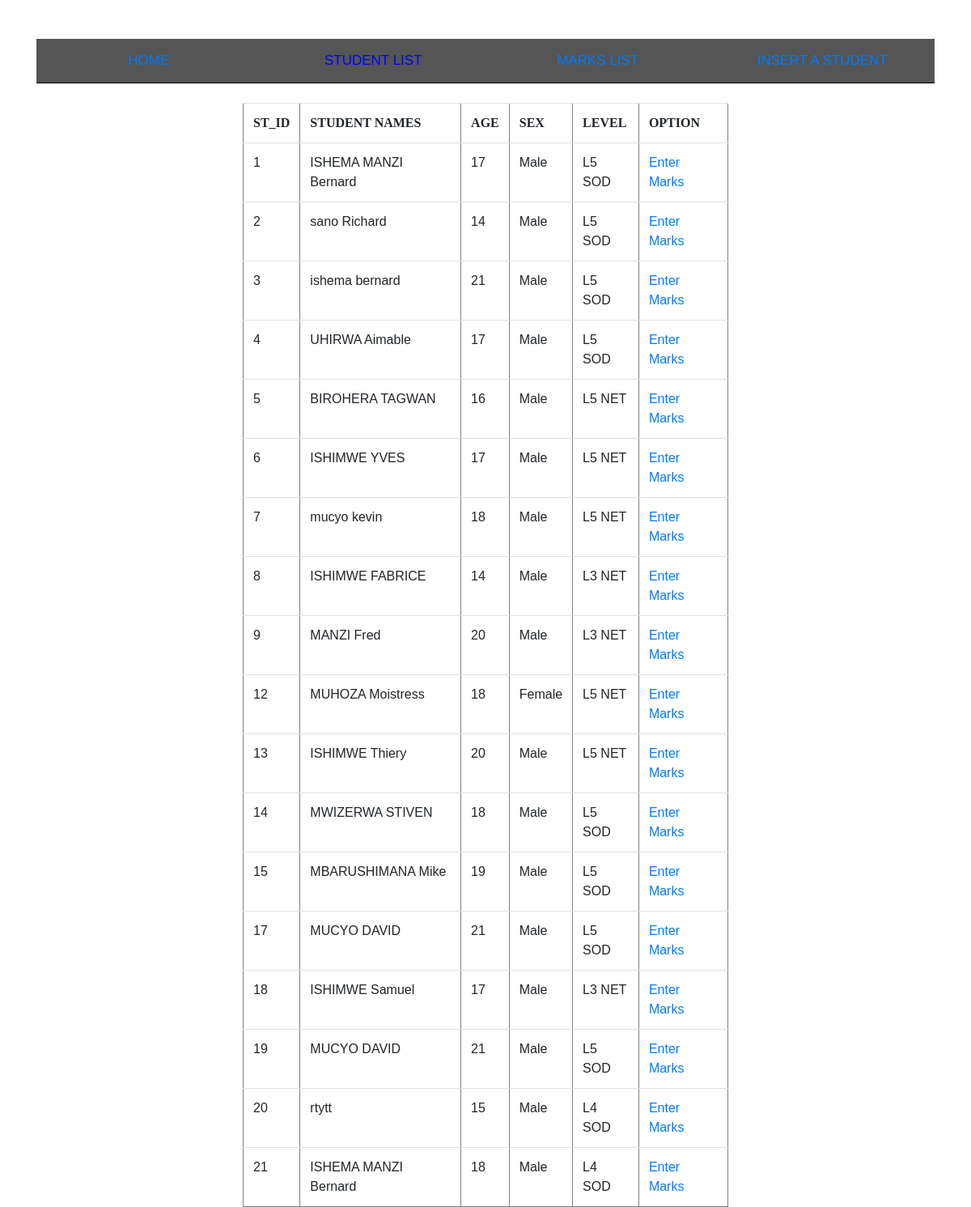
/studentlist.php, run on the app's committed database.
### tables this page shows
CREATE TABLE `student` (
  `sid` int(30) NOT NULL,
  `sname` varchar(30) NOT NULL,
  `age` int(30) NOT NULL,
  `sex` varchar(30) NOT NULL,
  `level` varchar(30) NOT NULL
);

### studentlist.php (the view, shortened to what this page needs)
<!DOCTYPE html>
<html lang="en">
<head>
    <link rel="stylesheet" href="nav.css">
<link rel="stylesheet" href="css/bootstrap.css">
</head>
<body>
<div class="container pt-5" >
    <div class="d-flex justify-content-between" style="border-bottom: 1px solid black;">
     <button class="tablink"><a href="#">HOME</a></button>
        <button class="tablink"><a  class="active" href="studentlist.php">STUDENT LIST</a></button>
        <button class="tablink"><a href="markslist.php">MARKS LIST</a></button>
        <button class="tablink"><a href="student.php">INSERT A STUDENT</a></button>
    </div>
    <div class="table">
        <center>
       <table border="1" width="600px" class="mt-4">
        <tr style="font-family: cursive;">
            <th>ST_ID</th>
            <th>STUDENT NAMES</th>
            <th>AGE</th>
            <th>SEX</th>
            <th>LEVEL</th>
            <th>OPTION</th>
        </tr>
        <?php
         $connect=mysqli_connect("localhost","root","","school");
         $result=mysqli_query($connect,"SELECT * FROM student");
         while($rows=mysqli_fetch_assoc($result)){
        ?>
        <tr>
            <td><?php echo $rows['sid']?></td>
            <td><?php echo $rows['sname']?></td>
            <td><?php echo $rows['age']?></td>
            <td><?php echo $rows['sex']?></td>
            <td><?php echo $rows['level']?></td>
            <td><a href="marks.php?studentid=<?php echo $rows["sid"]?>">Enter Marks</a></td>
        </tr>
        <?php
        }
        ?>
        </table>
    </div>
</body>
</html>

### nav.css (style rules this page uses)
* { box-sizing: border-box; }
body, html { height: 100%; margin: 0; font-family: Arial; }
.tablink { background-color: #555; color: white; float: left; border: none; outline: none; cursor: pointer; padding: 14px 16px; font-size: 17px; width: 25%; }
a { color: white; text-decoration: none; }
button a.active { color: blue; }

### studentlist.php (style rules this page uses)
body { font-family: sans-serif; }

### data on the page
student: sid "1", sname "ISHEMA MANZI Bernard", age "17", sex "Male", level "L5 SOD"
student: sid "2", sname "sano Richard", age "14", sex "Male", level "L5 SOD"
student: sid "3", sname "ishema bernard", age "21", sex "Male", level "L5 SOD"
student: sid "4", sname "UHIRWA Aimable", age "17", sex "Male", level "L5 SOD"
student: sid "5", sname "BIROHERA TAGWAN", age "16", sex "Male", level "L5 NET"
student: sid "6", sname "ISHIMWE YVES", age "17", sex "Male", level "L5 NET"
student: sid "7", sname "mucyo kevin", age "18", sex "Male", level "L5 NET"
student: sid "8", sname "ISHIMWE FABRICE", age "14", sex "Male", level "L3 NET"
student: sid "9", sname "MANZI Fred", age "20", sex "Male", level "L3 NET"
student: sid "12", sname "MUHOZA Moistress", age "18", sex "Female", level "L5 NET"
student: sid "13", sname "ISHIMWE Thiery", age "20", sex "Male", level "L5 NET"
student: sid "14", sname "MWIZERWA STIVEN", age "18", sex "Male", level "L5 SOD"
student: sid "15", sname "MBARUSHIMANA Mike", age "19", sex "Male", level "L5 SOD"
student: sid "17", sname "MUCYO DAVID", age "21", sex "Male", level "L5 SOD"
student: sid "18", sname "ISHIMWE Samuel", age "17", sex "Male", level "L3 NET"
student: sid "19", sname "MUCYO DAVID", age "21", sex "Male", level "L5 SOD"
student: sid "20", sname "rtytt", age "15", sex "Male", level "L4 SOD"
student: sid "21", sname "ISHEMA MANZI Bernard", age "18", sex "Male", level "L4 SOD"
